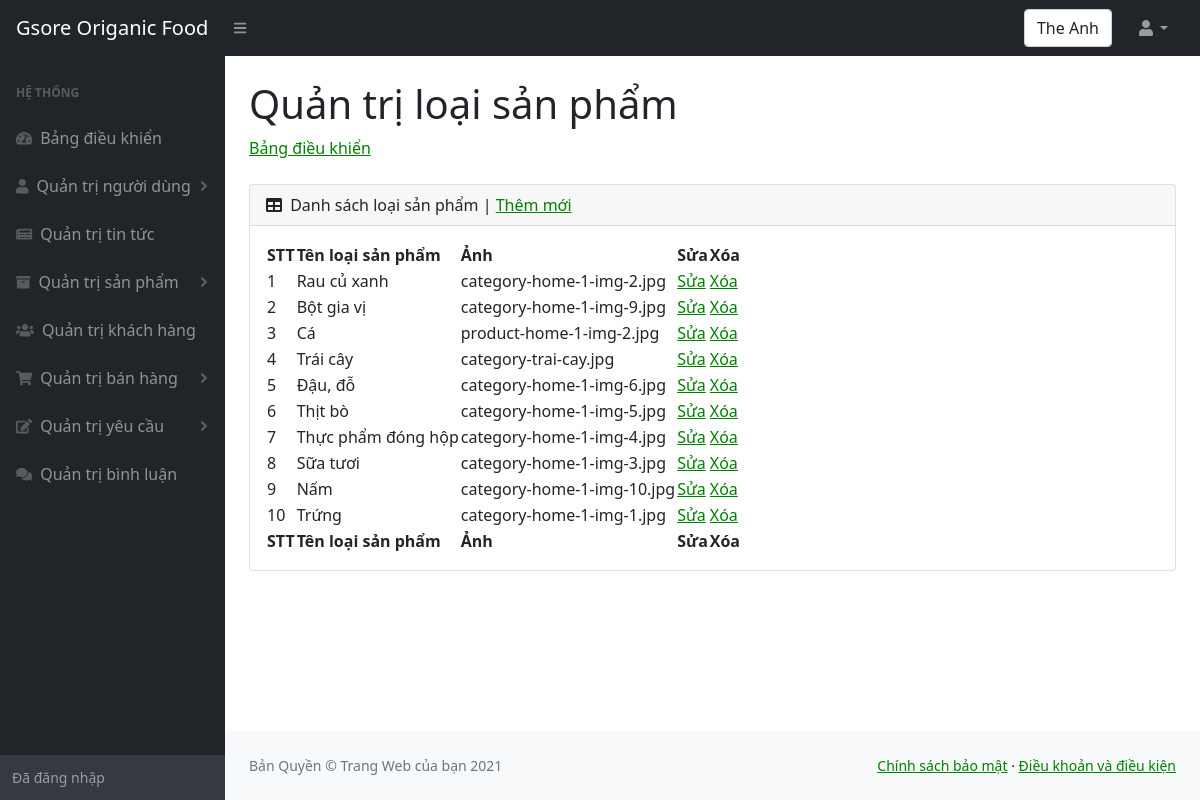
Page /admin/loaisanpham.php (signed in) on the committed database.
### tables this page shows
CREATE TABLE `loaisanpham` (
  `maloaisanpham` int(10) NOT NULL,
  `tenloaisanpham` varchar(100) NOT NULL,
  `anhloai` varchar(200) NOT NULL
);

### admin/loaisanpham.php (the view, shortened to what this page needs)
<!DOCTYPE html>
<html lang="en">
    <head>
        <link href="https://cdn.jsdelivr.net/npm/simple-datatables@latest/dist/style.css" rel="stylesheet" />
        <link href="css/styles.css" rel="stylesheet" />
    </head>
    <body class="sb-nav-fixed">
        <nav class="sb-topnav navbar navbar-expand navbar-dark bg-dark">
            <a class="navbar-brand ps-3" href="../index.php">Gsore Origanic Food </a>
            <button class="btn btn-link btn-sm order-1 order-lg-0 me-4 me-lg-0" id="sidebarToggle" href="#!"><i class="fas fa-bars"></i></button>
            <form class="d-none d-md-inline-block form-inline ms-auto me-0 me-md-3 my-2 my-md-0">
                <div class="input-group">
                  <div class="form-control"><?php  echo $_SESSION['ten_nguoi_dung'];?>  </div>
                </div>
            </form>
            <ul class="navbar-nav ms-auto ms-md-0 me-3 me-lg-4">
                <li class="nav-item dropdown">
                    <a class="nav-link dropdown-toggle" id="navbarDropdown" href="#" role="button" data-bs-toggle="dropdown" aria-expanded="false"><i class="fas fa-user fa-fw"></i></a>
                </li>
            </ul>
        </nav>
        <div id="layoutSidenav">
        <div id="layoutSidenav_nav" >
                <nav class="sb-sidenav accordion sb-sidenav-dark" id="sidenavAccordion">
                    <div class="sb-sidenav-menu">
                        <div class="nav">
                            <div class="sb-sidenav-menu-heading">Hệ thống</div>
                            <a class="nav-link" href="index.php">
                                <div class="sb-nav-link-icon"><i class="fas fa-tachometer-alt"></i></div>
                                Bảng điều khiển
                            </a>
                            <a class="nav-link collapsed" href="nguoidung.php" data-bs-toggle="collapse" data-bs-target="#collapseOne" aria-expanded="false" aria-controls="collapseOne">
                                <div class="sb-nav-link-icon"><i class="fas fa-user"></i></div>
                                Quản trị người dùng
                                <div class="sb-sidenav-collapse-arrow"><i class="fas fa-angle-down"></i></div>
                            </a>
                            <a class="nav-link" href="tintuc.php">
                                <div class="sb-nav-link-icon"><i class="fas fa-newspaper"></i></div>
                                    Quản trị tin tức
                            </a>
                            <a class="nav-link collapsed" href="#" data-bs-toggle="collapse" data-bs-target="#collapseTwo" aria-expanded="false" aria-controls="collapseTwo">
                                <div class="sb-nav-link-icon"><i class="fas fa-archive"></i></div>
                                Quản trị sản phẩm
                                <div class="sb-sidenav-collapse-arrow"><i class="fas fa-angle-down"></i></div>
                            </a>
                            <a class="nav-link" href="khachhang.php">
                                <div class="sb-nav-link-icon"><i class="fas fa-users"></i></div>
                                Quản trị khách hàng
                            </a>
                            <a class="nav-link collapsed" href="#" data-bs-toggle="collapse" data-bs-target="#collapseThree" aria-expanded="false" aria-controls="collapseThree">
                                <div class="sb-nav-link-icon"><i class="fas fa-shopping-cart"></i></div>
                                Quản trị bán hàng
                                <div class="sb-sidenav-collapse-arrow"><i class="fas fa-angle-down"></i></div>
                            </a>
                            <a class="nav-link collapsed" href="#" data-bs-toggle="collapse" data-bs-target="#collapseFour" aria-expanded="false" aria-controls="collapseFour">
                                <div class="sb-nav-link-icon"><i class="fas fa-edit"></i></div>
                                Quản trị yêu cầu
                                <div class="sb-sidenav-collapse-arrow"><i class="fas fa-angle-down"></i></div>
                            </a>
                            <a class="nav-link" href="binhluan.php">
                                <div class="sb-nav-link-icon"><i class="fas fa-comments"></i></div>
                                Quản trị bình luận
                            </a>
                        </div>
                    </div>
                    <div class="sb-sidenav-footer">
                        <div class="small">Đã đăng nhập</div>
                    </div>
                </nav>
            </div>
            <div id="layoutSidenav_content">
                <main>
                    <div class="container-fluid px-4">
                        <h1 class="mt-4">Quản trị loại sản phẩm</h1>
                        <ol class="breadcrumb mb-4">
                            <li class="breadcrumb-item"><a href="index.php">Bảng điều khiển</a></li>
                        </ol>
                        <div class="card mb-4">
                            <div class="card-header">
                                <i class="fas fa-table me-1"></i>
                                Danh sách loại sản phẩm | <a href="loaisanphamthemmoi.php">Thêm mới</a>
                            </div>
                            <div class="card-body">
                                <table id="datatablesSimple">
                                    <thead>
                                        <tr>
                                            <th>STT</th>
                                            <th>Tên loại sản phẩm</th>
                                            <th>Ảnh</th>
                                            <th>Sửa</th>
                                            <th>Xóa</th>
                                        </tr>
                                    </thead>
                                    <tfoot>
                                        <tr>
                                            <th>STT</th>
                                            <th>Tên loại sản phẩm</th>
                                            <th>Ảnh</th>
                                            <th>Sửa</th>
                                            <th>Xóa</th>
                                        </tr>
                                    </tfoot>
                                    <tbody>
                                    <?php
                                        include("../config.php");
                                        $sql = "
                                                  SELECT *
                                                  FROM loaisanpham
                                                  ORDER BY maloaisanpham DESC
                                        ";
                                        $loai_san_pham = mysqli_query($ket_noi, $sql);
                                        $i=0;
                                        while ($row = mysqli_fetch_array($loai_san_pham)) {
                                            $i++;
                                    ;?>
                                        <tr>
                                            <td><?php echo $i;?></td>
                                            <td><?php echo $row["tenloaisanpham"];?></td>
                                            <td><?php echo $row["anhloai"];?></td>
                                            <td><a href="loaisanphamsua.php?id=<?php echo $row["maloaisanpham"];?>">Sửa</a></td>
                                            <td><a href="loaisanphamxoa.php?id=<?php echo $row["maloaisanpham"];?>">Xóa</a></td>
                                        </tr>
                                    <?php
                                        }
                                    ;?>
                                    </tbody>
                                </table>
                            </div>
                        </div>
                    </div>
                </main>
                <footer class="py-4 bg-light mt-auto">
                    <div class="container-fluid px-4">
                        <div class="d-flex align-items-center justify-content-between small">
                            <div class="text-muted">Bản Quyền &copy; Trang Web của bạn 2021</div>
                            <div>
                                <a href="chinhsachbaomat.php">Chính sách bảo mật</a>
                                &middot;
                                <a href="chinhsachbaomat.php">Điều khoản và điều kiện</a>
                            </div>
                        </div>
                    </div>
                </footer>
            </div>
        </div>
    </body>
</html>

### rows in the picture
loaisanpham: tenloaisanpham "Rau củ xanh", anhloai "category-home-1-img-2.jpg"
loaisanpham: tenloaisanpham "Bột gia vị", anhloai "category-home-1-img-9.jpg"
loaisanpham: tenloaisanpham "Cá", anhloai "product-home-1-img-2.jpg"
loaisanpham: tenloaisanpham "Trái cây", anhloai "category-trai-cay.jpg"
loaisanpham: tenloaisanpham "Đậu, đỗ", anhloai "category-home-1-img-6.jpg"
loaisanpham: tenloaisanpham "Thịt bò", anhloai "category-home-1-img-5.jpg"
loaisanpham: tenloaisanpham "Thực phẩm đóng hộp", anhloai "category-home-1-img-4.jpg"
loaisanpham: tenloaisanpham "Sữa tươi", anhloai "category-home-1-img-3.jpg"
loaisanpham: tenloaisanpham "Nấm", anhloai "category-home-1-img-10.jpg"
loaisanpham: tenloaisanpham "Trứng", anhloai "category-home-1-img-1.jpg"

### other values in the picture
$_SESSION['ten_nguoi_dung'] "The Anh"
